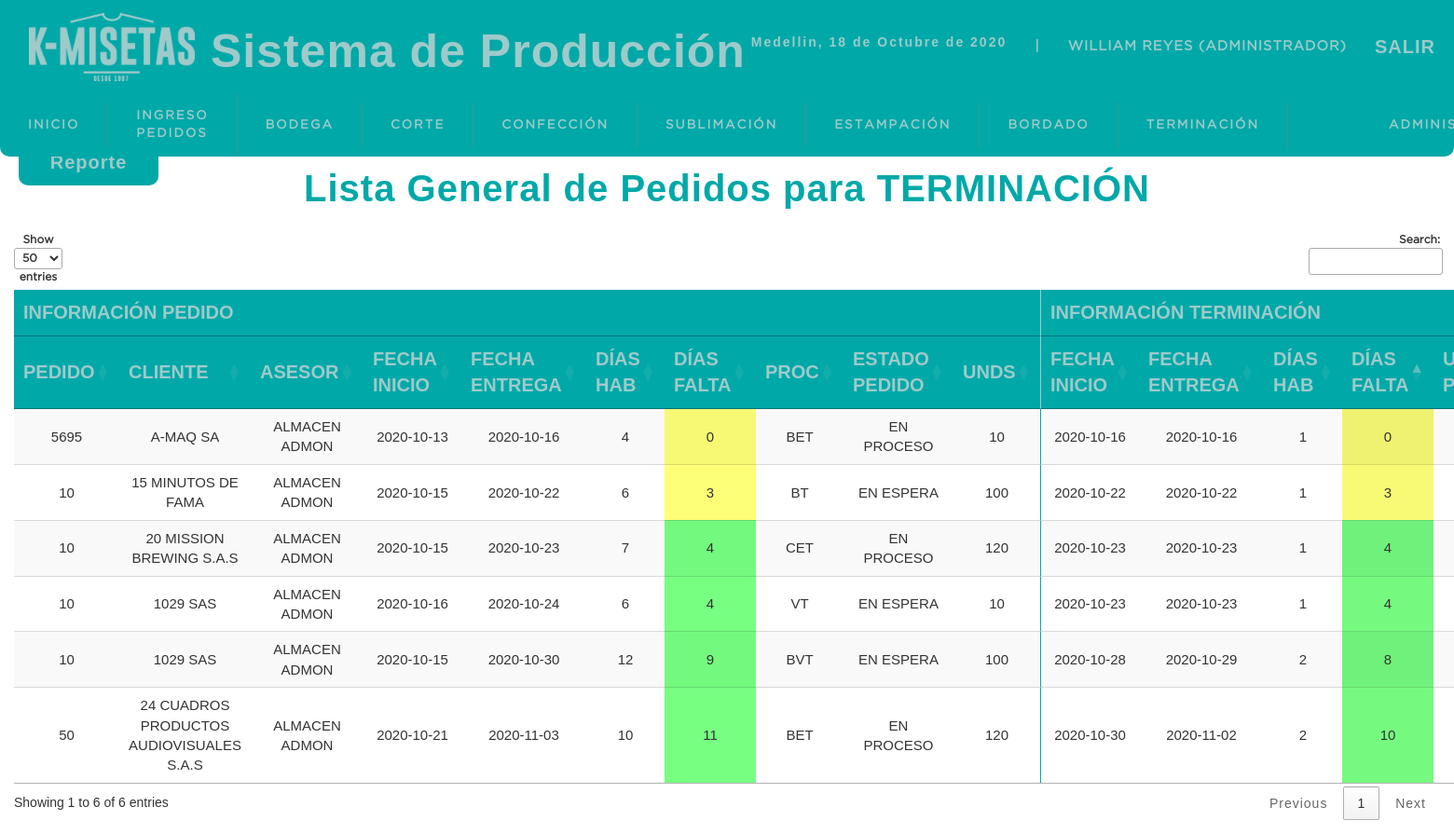
/sistema/listaterminaciongeneral.php (signed in), run on the app's committed database.
### tables this page shows
CREATE TABLE `pedidos` (
  `idpedido` int(11) NOT NULL,
  `num_pedido` varchar(10) NOT NULL,
  `cliente` varchar(50) NOT NULL,
  `asesor` varchar(15) NOT NULL,
  `fecha_inicio` date NOT NULL,
  `fecha_fin` date NOT NULL,
  `dias_habiles` int(11) NOT NULL,
  `procesos` int(11) NOT NULL,
  `unds` int(11) NOT NULL,
  `fecha_ingreso` datetime NOT NULL DEFAULT CURRENT_TIMESTAMP,
  `usuario` int(11) NOT NULL,
  `area_inicio` varchar(13) NOT NULL DEFAULT '0',
  `estado` int(11) NOT NULL DEFAULT '0'
);

CREATE TABLE `procesos` (
  `idproceso` int(11) NOT NULL,
  `siglas` varchar(5) NOT NULL,
  `1` varchar(13) NOT NULL,
  `2` varchar(13) NOT NULL,
  `3` varchar(13) NOT NULL,
  `4` varchar(13) NOT NULL,
  `5` varchar(13) NOT NULL,
  `6` varchar(13) NOT NULL,
  `tiempo1` decimal(10,2) NOT NULL,
  `tiempo2` decimal(10,2) NOT NULL,
  `tiempo3` decimal(10,2) DEFAULT NULL,
  `tiempo4` decimal(10,2) DEFAULT NULL,
  `tiempo5` decimal(10,2) DEFAULT NULL,
  `tiempo6` decimal(10,2) DEFAULT NULL,
  `dias_habiles` int(11) NOT NULL
);

CREATE TABLE `estado` (
  `id_estado` int(11) NOT NULL,
  `estado` varchar(15) NOT NULL
);

CREATE TABLE `terminacion` (
  `idterminacion` int(11) NOT NULL,
  `pedido` int(11) NOT NULL,
  `iniciofecha` date NOT NULL,
  `finfecha` date NOT NULL,
  `dias` int(11) NOT NULL,
  `inicioprocesofecha` date DEFAULT NULL,
  `finprocesofecha` date DEFAULT NULL,
  `obs_terminacion` varchar(2000) DEFAULT NULL,
  `parcial` int(11) NOT NULL DEFAULT '0',
  `estado` int(11) NOT NULL DEFAULT '0',
  `usuario` int(11) DEFAULT NULL
);

### sistema/listaterminaciongeneral.php (the view, shortened to what this page needs)
<?php
include "../conexion.php";
?>
<!DOCTYPE html>
<html lang="es">
<head>
    <?php include "includes/scripts.php"?>
</head>
<body>
<?php
include "includes/header.php"?>
<section id="container">
<a href="reporte_terminacion.php" class="btn_new" style="position:fixed ; top:150px; left: 0px;">Reporte</a>
<center><div style="width:100%">
<h1>Lista General de Pedidos para TERMINACIÓN</h1>
        <table id="tabla" class="display" >
         <thead>
            <tr class="titulo">
                <th style="border-right: 1px solid #9ecaca"colspan="10">Información Pedido</th>
                <th colspan="9"> Información terminación</th>
            </tr>
             <tr class="titulo">
                <th>Pedido</th>
                <th>Cliente</th>
                <th>Asesor</th>
                <th>Fecha Inicio  </th>
                <th>Fecha Entrega</th>
                <th>Días Hab</th>
                <th>Días Falta</th>
                <th>Proc</th>
                <th>Estado Pedido</th>
                <th style="border-right: 1px solid #9ecaca">Unds</th>
                <th>Fecha Inicio  </th>
                <th>Fecha Entrega</th>
                <th>Días Hab</th>
                <th>Días Falta</th>
                <th>Unds Parcial</th>
            </tr>
        </thead>
        <tbody>
            <?php
            function number_of_working_days($from, $to) {
                $workingDays = [1, 2, 3, 4, 5];
                $holidayDays = ['', '*', ''];
                $from = new DateTime($from);
                $to = new DateTime($to);
                $to->modify('+1 day');
                $interval = new DateInterval('P1D');
                $periods = new DatePeriod($from, $interval, $to);
                $days = 0;
                foreach ($periods as $period) {
                    if (!in_array($period->format('N'), $workingDays)) continue;
                    $days++;
                }
                return $days;
            }
            $query=mysqli_query($conexion, "SELECT pe.num_pedido, pe.cliente, pe.asesor, pe.fecha_inicio as 'iniciopedido',
            pe.fecha_fin as 'finpedido', pe.dias_habiles as 'diaspedido', pe.unds, pe.fecha_ingreso, pe.usuario,
            ter.idterminacion, ter.iniciofecha as 'inicioterminacion', ter.finfecha as 'finterminacion', ter.dias as 'diasterminacion',
            ter.inicioprocesofecha, ter.finprocesofecha, ter.parcial, us.usuario, ter.obs_terminacion, pr.siglas, es.estado, est.estado as 'estadopedido'
            FROM pedidos pe
            INNER JOIN procesos pr ON pe.procesos=pr.idproceso
            INNER JOIN terminacion ter ON pe.idpedido=ter.pedido
            INNER JOIN usuario us on pe.usuario=us.idusuario
            INNER JOIN estado es ON ter.estado=es.id_estado
            INNER JOIN estado est ON pe.estado=est.id_estado
            WHERE ter.estado<=2");
            $result=mysqli_num_rows($query);
            if ($result>0){
                while($data=mysqli_fetch_array($query)){
                    $unds=$data['unds'];
                    $parcial=$data['parcial'];
                    $falta=$unds-$parcial;
                    $hoy=date('Y-m-d');
                    $diapedido=$data['finpedido'];
                    $diaterminacion=$data['finterminacion'];
                    $estadopedido=$data['estadopedido'];
                    $diafaltapedido=  number_of_working_days($hoy, $diapedido)-1;
                    if($diafaltapedido<0){
                        $diafaltapedido=  -(number_of_working_days($diapedido, $hoy)-1);
                    }
                    $diafaltaterminacion=  number_of_working_days($hoy, $diaterminacion)-1;
                    if($diafaltaterminacion<0){
                        $diafaltaterminacion=  -(number_of_working_days($diaterminacion, $hoy)-1);
                    }
                    echo "
                    <tr>
                    <td>".$data['num_pedido']."</td>
                    <td>".$data['cliente']."</td>
                    <td>".$data['asesor']."</td>
                    <td>".$data['iniciopedido']."</td>
                    <td>".$data['finpedido']."</td>
                    <td>".$data['diaspedido']."</td>";
                    if($diafaltapedido>3){
                       echo "<td class=\"greentable\">".$diafaltapedido."</td>";
                    }elseif($diafaltapedido>=0){
                        echo "<td class=\"yellowtable\">".$diafaltapedido."</td>";
                    }else{
                        echo "<td class=\"redtable\">".$diafaltapedido."</td>";
                    }
                   echo " <td>".$data['siglas']."</td>
                    <td>".$estadopedido."</td>
                    <td style=\"border-right: 1px solid #00a8a8\">".$unds."</td>
                    <td>".$data['inicioterminacion']."</td>
                    <td>".$data['finterminacion']."</td>
                    <td>".$data['diasterminacion']."</td>";
                    if($diafaltaterminacion>3){
                        echo "<td class=\"greentable\">".$diafaltaterminacion."</td>";
                     }elseif($diafaltaterminacion>=0){
                         echo "<td class=\"yellowtable\">".$diafaltaterminacion."</td>";
                     }else{
                         echo "<td class=\"redtable\">".$diafaltaterminacion."</td>";
                     }
                    echo "<td>".$parcial."</td>
                    <td>".$falta."</td>
                    <td>".$data['obs_terminacion']."</td>
                    <td>".$data['estado']."</td>
                    <td><div>
                    <a title=\"Editar\"class=\"link_edit\"href=\"editar_terminacion.php?id=".$data['idterminacion']."\"><span class=\"glyphicon glyphicon-pencil\" aria-hidden=\"true\"></span></a>
                    <a title=\"Finalizar\"class=\"link_edit\"href=\"finalizar_terminacion.php?id=".$data['idterminacion']."\"><span class=\"glyphicon glyphicon-ok\" aria-hidden=\"true\"></span></a>
                    <a title=\"Anular\"class=\"link_delete\"href=\"anular_terminacion.php?id=".$data['idterminacion']."\"><span class=\"glyphicon glyphicon-trash\" aria-hidden=\"true\"></span></a>
                    </div>
                    </td>
                    </tr>                    ";
                }
            }
            ?>
         </tbody>
        </table>
</div></center>
</body>
</html>

### sistema/css/styleee.css (style rules this page uses)
* { margin: 0; padding: 0; box-sizing: border-box; font-family: 'arial'; }
body { background-color: #ffffff !important; }
h1, h2, h3, h4, h5, h6 { font-family: 'arial'; font-weight: bold; letter-spacing: 1px; }
h1 { font-size: 30px; font-weight: bold; }
a { text-decoration: none; font-family: arial; letter-spacing: 1px; }
#container { padding: 160px 15px 15px; background-color: #ffffff; width: 100%; }
#container h1 { font-size: 40px; display: inline-block; color: #00a8a8; text-align: center; font-weight: bold; }
.titulo { padding: 0px; text-align: center; background-color: #00a8a8; color: #9ecaca; font-size: 20px; border-top: 1px solid #9ecaca3d; text-transform: uppercase; }
.titulo th { text-align: center; }
tr { height: 20px; padding: 0px; }
.yellowtable { background-color: #fbff0088 !important; padding: 0px; }
.greentable { background-color: #00ff1588 !important; padding: 0px; }
.btn_new { display: inline-block; position: absolute; left: 15px; top: 190px; font-size: 20px; background-color: #00a8a8; color: #9ecaca; padding: 10px; font-weight: bold; text-decoration: none; border-radius: 10px; margin: auto 20px; width: 150px; text-align: center; }
table { font-size: 15px; }
table td { padding: 0px; font-size: 15px; text-transform: uppercase; text-align: center; border-top: 1px solid #00a8a854; }

### sistema/css/imprimir.css (style rules this page uses)
.titulo { padding: 0px; text-align: center !important; background-color: #00a8a8 !important; color: #9ecaca !important; font-size: 15px !important; border-top: 1px solid #9ecaca3d !important; text-transform: uppercase !important; }
.titulo th { text-align: center !important; font-size: 10px !important; }
tr { padding: 0px; height:20px; }
.yellowtable { background-color: #fbff0088 !important; font-size: 10px !important; padding: 0px; }
.greentable { background-color: #00ff1588 !important; font-size: 10px !important; padding: 0px; }
a, input { display: none !important; }
h1 { font-size:50px !important; font-weight:bold !important; color: #00a8a8 !important; }

### data on the page
pedidos: num_pedido "10", cliente "15 MINUTOS DE FAMA", asesor "ALMACEN ADMON", fecha_inicio "2020-10-15", fecha_fin "2020-10-22", dias_habiles "6", fecha_fin "3", procesos.siglas "BT", estado.estado "EN ESPERA", unds "100", terminacion.iniciofecha "2020-10-22", terminacion.finfecha "2020-10-22", terminacion.dias "1", terminacion.finfecha "3"
pedidos: num_pedido "10", cliente "1029 SAS", asesor "ALMACEN ADMON", fecha_inicio "2020-10-15", fecha_fin "2020-10-30", dias_habiles "12", fecha_fin "9", procesos.siglas "BVT", estado.estado "EN ESPERA", unds "100", terminacion.iniciofecha "2020-10-28", terminacion.finfecha "2020-10-29", terminacion.dias "2", terminacion.finfecha "8"
pedidos: num_pedido "10", cliente "20 MISSION BREWING S.A.S", asesor "ALMACEN ADMON", fecha_inicio "2020-10-15", fecha_fin "2020-10-23", dias_habiles "7", fecha_fin "4", procesos.siglas "CET", estado.estado "EN PROCESO", unds "120", terminacion.iniciofecha "2020-10-23", terminacion.finfecha "2020-10-23", terminacion.dias "1", terminacion.finfecha "4"
pedidos: num_pedido "10", cliente "1029 SAS", asesor "ALMACEN ADMON", fecha_inicio "2020-10-16", fecha_fin "2020-10-24", dias_habiles "6", fecha_fin "4", procesos.siglas "VT", estado.estado "EN ESPERA", unds "10", terminacion.iniciofecha "2020-10-23", terminacion.finfecha "2020-10-23", terminacion.dias "1", terminacion.finfecha "4"
pedidos: num_pedido "50", cliente "24 CUADROS PRODUCTOS AUDIOVISUALES S.A.S", asesor "ALMACEN ADMON", fecha_inicio "2020-10-21", fecha_fin "2020-11-03", dias_habiles "10", fecha_fin "11", procesos.siglas "BET", estado.estado "EN PROCESO", unds "120", terminacion.iniciofecha "2020-10-30", terminacion.finfecha "2020-11-02", terminacion.dias "2", terminacion.finfecha "10"
pedidos: num_pedido "5695", cliente "A-MAQ SA", asesor "ALMACEN ADMON", fecha_inicio "2020-10-13", fecha_fin "2020-10-16", dias_habiles "4", fecha_fin "0", procesos.siglas "BET", estado.estado "EN PROCESO", unds "10", terminacion.iniciofecha "2020-10-16", terminacion.finfecha "2020-10-16", terminacion.dias "1", terminacion.finfecha "0"

### other printed values
fechaC() "18 de Octubre de 2020"
$_SESSION['nombre'] "WILLIAM REYES"
$_SESSION['rol'] "ADMINISTRADOR"
